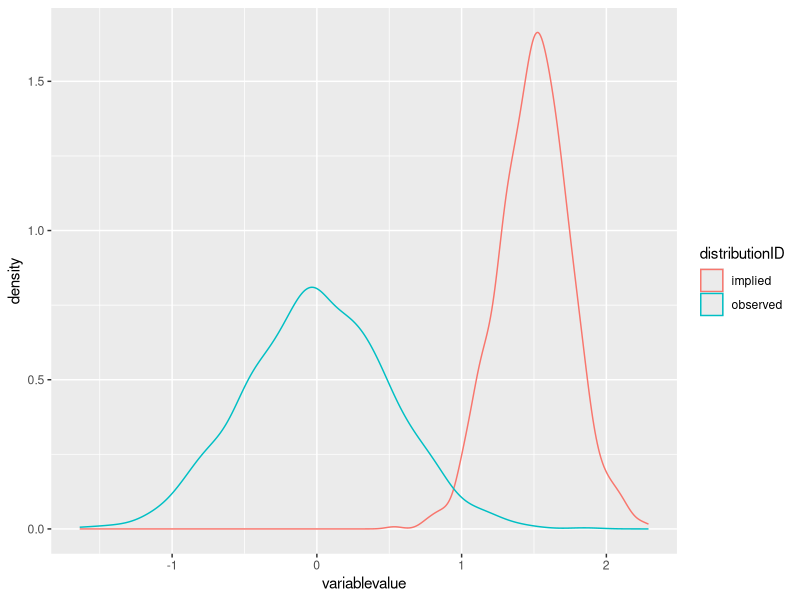
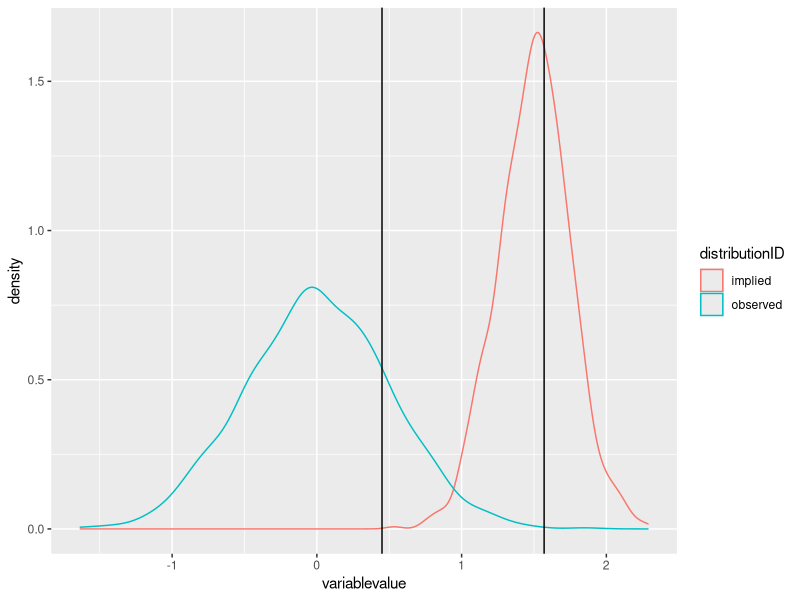
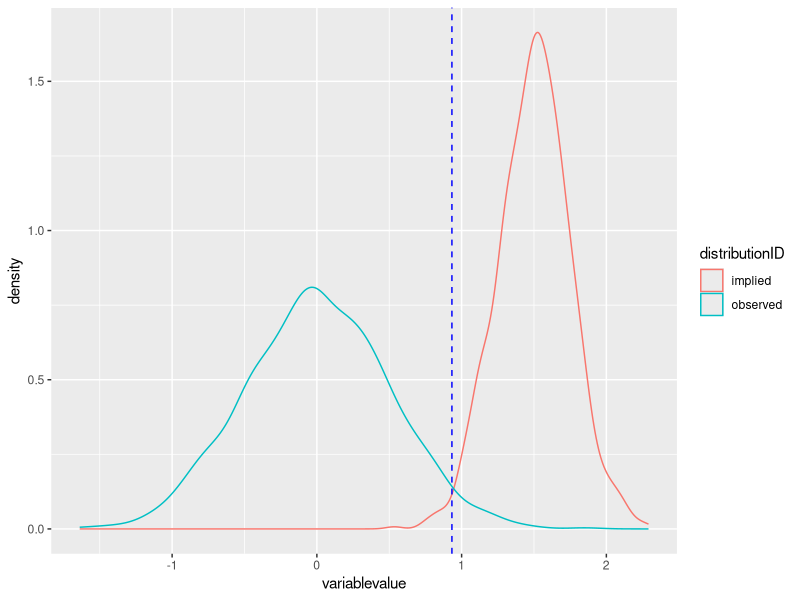
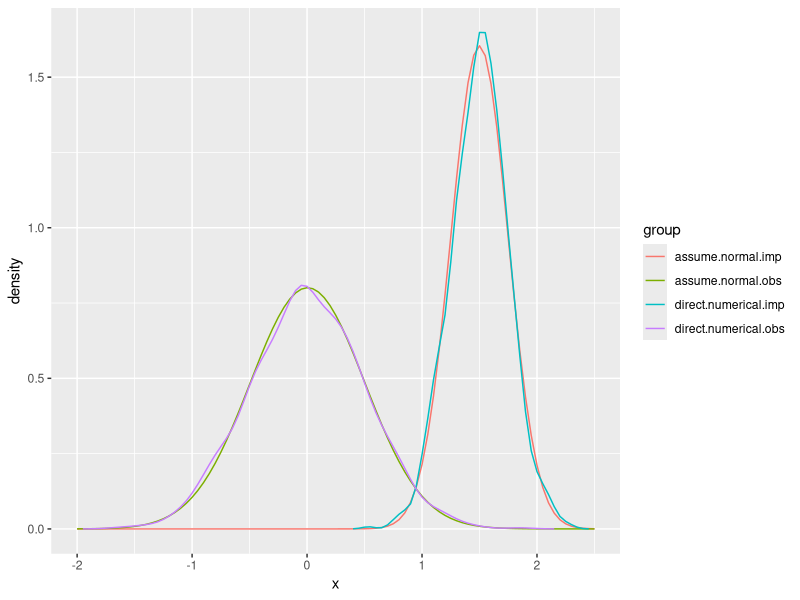

The R source for these figures, in order:
## ---- chunk 1
knitr::opts_chunk$set(echo = TRUE)

library(dplyr)
library(tidyr)
library(ggplot2)
library(tibble)
## ---- chunk 2
mu.obs <- 0
sig.obs <- 0.5

mu.imp <- 1.5
sig.imp <- 0.25
## ---- chunk 3
# number samples each
nsample <- 1000

# set seed for reproducibility
set.seed(11)

# draw samples
sample.obs <- rnorm(n = nsample, mean = mu.obs, sd = sig.obs)
sample.imp <- rnorm(n = nsample, mean = mu.imp, sd = sig.imp)
## ---- chunk 4
tibble(observed = sample.obs) %>%
  mutate(id = as.numeric(row.names(.))) ->
observed

tibble(implied = sample.imp) %>%
  mutate(id = as.numeric(row.names(.))) ->
implied

# Join the tables for convenient plotting
observed %>%
  left_join(implied, by = "id") %>%
  gather(distributionID, variablevalue, -id) ->
plotdata

head(plotdata)
## ---- chunk 5
p <- ggplot(plotdata, aes(x = variablevalue, color = distributionID)) +
  geom_density()

p
## ---- chunk 6
p + geom_vline(xintercept = 0.45) + geom_vline(xintercept = 1.57)
## ---- chunk 7
p + geom_vline(xintercept = 0.933, linetype = 2, color = "blue") # + geom_vline(xintercept = 1.57, color = 'blue')
## ---- chunk 8
shapiro.test(sample.obs)
## ---- chunk 9
shapiro.test(sample.imp)
## ---- chunk 10
mu.sample.obs <- mean(sample.obs)
sig.sample.obs <- sd(sample.obs)

print(mu.sample.obs)
print(sig.sample.obs)

assume.normal.obs.fn <- function(x) {
  dnorm(x, mu.sample.obs, sig.sample.obs)
}

mu.sample.imp <- mean(sample.imp)
sig.sample.imp <- sd(sample.imp)

print(mu.sample.imp)
print(sig.sample.imp)

assume.normal.imp.fn <- function(x) {
  dnorm(x, mu.sample.imp, sig.sample.imp)
}
## ---- chunk 11
# get the x and y values for the density function from
# the sample of observed data
dens.obs <- density(sample.obs, n = nsample)
dens.obs

# use the density x and y values to create
# a density step-function than can be used
# for evaluations and determining whether
# a variablevalue lies in the intersection
# of the implied and observed distributions
direct.numerical.obs.fn <- approxfun(x = dens.obs$x, y = dens.obs$y)

# repeat for the implied density
direct.numerical.imp.fn <- approxfun(x = density(sample.imp, n = nsample)$x, y = density(sample.imp, n = nsample)$y)
## ---- chunk 12
# get the ggplot data and reshape to get to the
# variablevalue and corresponding density value
head(ggplot_build(p)$data[[1]])
## ---- chunk 13
tibble(x = seq(-2, 2.5, by = 0.05)) %>%
  mutate(
    assume.normal.obs = assume.normal.obs.fn(x),
    direct.numerical.obs = direct.numerical.obs.fn(x),
    assume.normal.imp = assume.normal.imp.fn(x),
    direct.numerical.imp = direct.numerical.imp.fn(x)
  ) %>%
  gather(group, density, -x) ->
dist.compare

ggplot(dist.compare, aes(x = x, y = density, color = group)) +
  geom_line()
## ---- chunk 14
observed.dist <- assume.normal.obs.fn

implied.dist <- assume.normal.imp.fn
## ---- chunk 15
threshold.value <- uniroot(function(x) observed.dist(x) - implied.dist(x), interval = c(0.5, 1.5))$root
print(paste("The threshold lies at variablevalue =", threshold.value))
## ---- chunk 16
# integration stepsize for points along the x-axis
dx <- 0.01

# for vectors of x-axis points `x` and corresponding function
# evaluation points `y`, the area under the curve according to
# the trapezoidal rule is:
traprule <- function(x, y) {
  sum(diff(x) * (head(y, -1) + tail(y, -1)), na.rm = TRUE) / 2
}
## ---- chunk 17
# define the x-axis (variablevalue) points for integration
obs.xaxis.range <- seq(threshold.value, 4 * max(sample.obs), by = dx)

# the corresponding y-axis values
obs.yaxis.range <- observed.dist(obs.xaxis.range)

# and get the area under the curve
obs.areaundercurve <- traprule(x = obs.xaxis.range, y = obs.yaxis.range)
## ---- chunk 18
# define the x-axis (variablevalue) points for integration
imp.xaxis.range <- seq(min(sample.imp) - sign(min(sample.imp)) * 4 * min(sample.imp),
  threshold.value,
  by = dx
)

# the corresponding y-axis values
imp.yaxis.range <- implied.dist(imp.xaxis.range)

# and get the area under the curve
imp.areaundercurve <- traprule(x = imp.xaxis.range, y = imp.yaxis.range)
## ---- chunk 19
# quantile in the observed distribution.
# a call to ecdf just saves us the time of
# directly calculating the area under the
# numerically extracted pdf we already
# estimated, ie direct.numerical.obs.fn().
ecdf(sample.obs)(threshold.value)

# and the implied
ecdf(sample.imp)(threshold.value)
